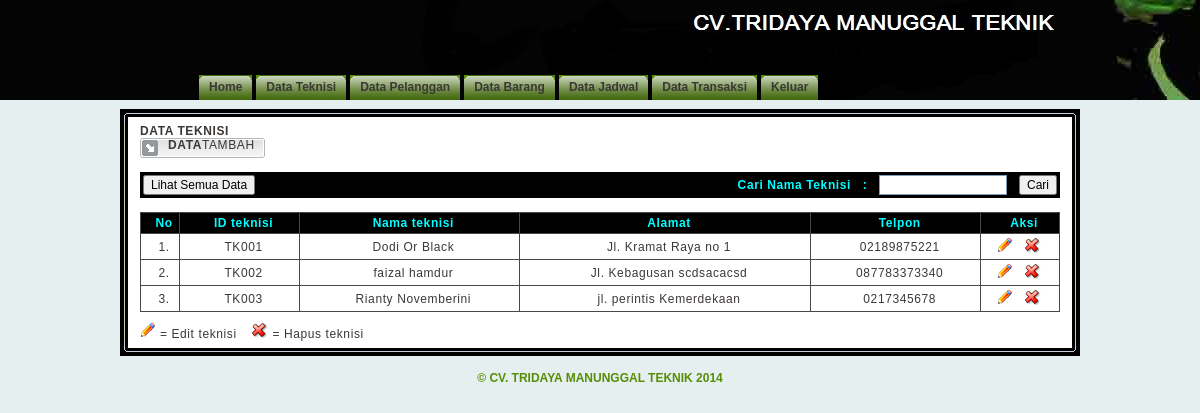
Page /admin.php?page=teknisi_mgr (signed in) on the committed database.
### tables this page shows
CREATE TABLE `teknisi` (
  `id` varchar(5) NOT NULL,
  `nama` varchar(100) NOT NULL,
  `ktp` varchar(20) NOT NULL,
  `tempat_lahir` varchar(20) NOT NULL,
  `tanggal_lahir` date NOT NULL,
  `alamat` varchar(100) NOT NULL,
  `telepon` varchar(15) NOT NULL,
  PRIMARY KEY (`id`)
);

### include/class.php (called while the page is built, shortened)
<?php
class teknisi {
    function tampilteknisi() {
        $query = mysql_query("SELECT * FROM teknisi");
        while ($row = mysql_fetch_array($query))
            $data[] = $row;
        return $data;
    }
}
?>

### teknisi_mgr.php (the view, shortened to what this page needs)
<?php
include_once 'include/class.php';
$nsb = new teknisi();
?>
<b>DATA TEKNISI</b>
<div class="subnav">
    <table border="0" cellspacing="0" cellpadding="0">
        <tr>
            <td><img src="images/tabdata01.gif" /></td>
            <td class="tabsubnav">
                <b>DATA</b><a href="?page=teknisi_add">TAMBAH</a>
            </td>
            <td><img src="images/tabdata03.gif" /></td>
        </tr>
    </table>
</div><br />
<table class="tabholder"  border="0" cellspacing="0" cellpadding="3">
    <tr class="tabhead">
        <td width="40%">
            <form method="post" action="?page=teknisi_mgr" onsubmit="if (this.q.value)
                        return true;
                    else
                        return false;">
                <input name="sb" type="submit" class="button" value="Lihat Semua Data">
            </form>
        </td>
        <td width="60%" align="right">
            <form method="post" action="?page=teknisi_mgr" onsubmit="if (this.q.value)
                        return true;
                    else
                        return false;">
                <input type="hidden" name="do" value="find" /><b>Cari Nama Teknisi &nbsp; : &nbsp;</b>
                <input class="tfield"  type="text" name="q" title="Masukkan kata kunci pencarian." />&nbsp;&nbsp;
                <input name="submit" type="submit" class="button" value="Cari" />
            </form>
        </td>
    </tr>
</table>
<br>
<table class="tabholder" border="0" cellspacing="1" cellpadding="0">
    <tr class="tabhead">
        <td align="center" width="30" class="tabtxt">No</td>
        <td align="center" class="tabtxt">ID teknisi</td>
        <td align="center" class="tabtxt">Nama teknisi</td>
        <td align="center" class="tabtxt">Alamat</td>
        <td align="center" class="tabtxt">Telpon</td>
        <td align="center" width="70" class="tabtxt">Aksi</td>
    </tr>
    <?php
    $arrayteknisi = $nsb->tampilteknisi();
    if (count($arrayteknisi)) {
        foreach ($arrayteknisi as $data) {
            ?>
            <tr class="tabcont">
                <td class="tabtxt" align="center"><?php echo $c = $c + 1; ?>.</td>
                <td class="tabtxt" align="center"><?php echo $data['id'] ?></td>
                <td class="tabtxt" align="center"><?php echo $data['nama']; ?></td>
                <td class="tabtxt" align="center"><?php echo $data['alamat']; ?></td>
                <td class="tabtxt" align="center"><?php echo $data['telepon']; ?></td>
                <td align="left">
                    <div class="tabtxt imghref">
                        <span class="dashnav">&nbsp;</span>
                        <a href="?page=teknisi_edit&aksi=edit&id_sls=<?php echo $data['id']; ?>">
                            <img src="images/ico_edit.gif" class="ico" border="0" title="Edit" />
                        </a>
                        <span class="dashnav">&nbsp;</span>
                        <a href="?page=teknisi_edit&aksi=hapus&id_sls=<?php echo $data['id']; ?>">
                            <img src="images/ico_del.gif" class="ico" border="0" title="Hapus" onClick="return confirm('Apakah Anda Yakin?');"/>
                        </a>
                    </div>
                </td>
            </tr>
            <?php
        }
    } else {
        echo 'Nama teknisi Tidak Ada!';
    }
    ?>
</table>
<img src="images/ico_edit.gif" border="0" title="Edit" /> = Edit teknisi &nbsp;&nbsp;
<img src="images/ico_del.gif" border="0" title="Delete" /> = Hapus teknisi

### css/style2.css (style rules this page uses)
html, body { margin: 0; padding: 0; background: #e5efef url(../images/header.jpg) top repeat-x; font: 12px Tahoma, Arial, "Trebuchet MS"; color: #3C3836; }
a { text-decoration: underline; color: #FF7E00; }
.tabsubnav { background-image: url(../images/tabdata02bg.gif); background-repeat: repeat-x; color: #3A3835; vertical-align: top; }
.tabsubnav a { text-decoration: none; color: #3A3835; }
.rbox02 form { margin: 0; padding: 0; }
.tabholder { width: 100%; background: #4A4846; }
.tabhead { background-color: #000000; font-weight: bold; color: #0FF; }
.tabcont { background: #FFF; }
.tabtxt { padding: 3px 0 3px 8px; }
.tabtxt a { text-decoration: none; }
.tfield { background: #FFF; width: 120px; font-family: Tahoma, Arial, "Trebuchet MS"; font-size: 12px; font-weight: normal; padding: 2px 3px 2px 3px; border: 1px solid #7F9DB9; }
.button { font-size: 12px; }

### rows in the picture
teknisi: id "TK001", nama "Dodi Or Black", alamat "Jl. Kramat Raya no 1", telepon "02189875221"
teknisi: c "2", id "TK002", nama "faizal hamdur", alamat "Jl. Kebagusan scdsacacsd", telepon "087783373340"
teknisi: c "3", id "TK003", nama "Rianty Novemberini", alamat "jl. perintis Kemerdekaan", telepon "0217345678"
